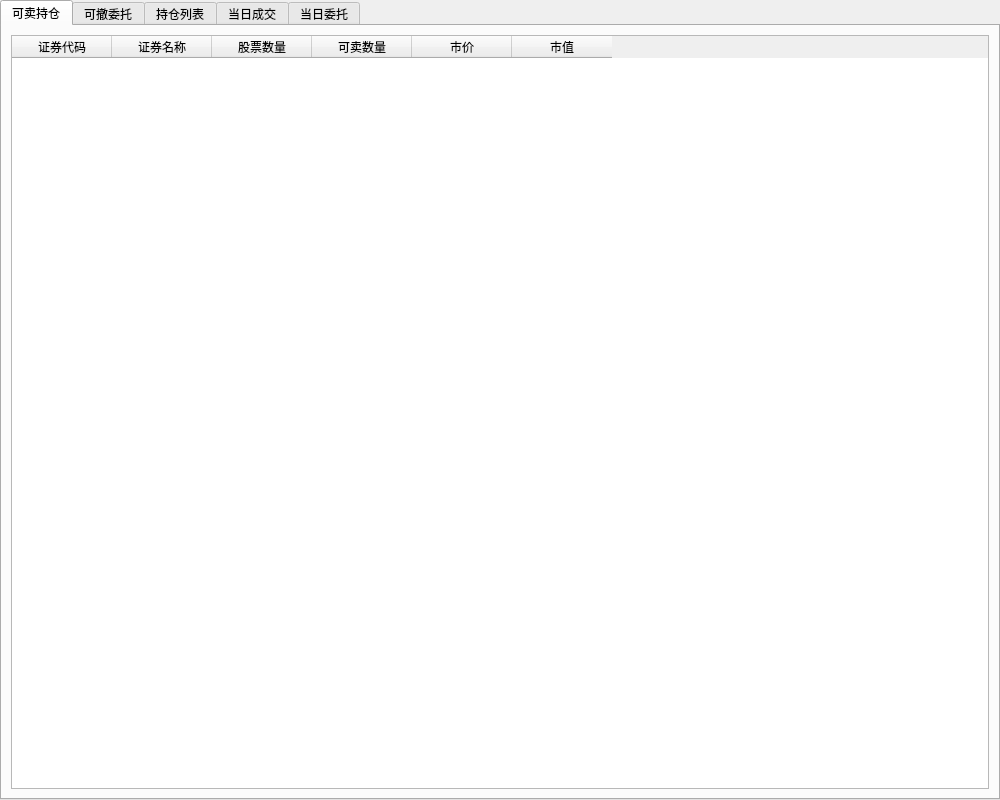
<?xml version="1.0" encoding="UTF-8"?>
<ui version="4.0">
 <class>GuiTradeTab</class>
 <widget class="QTabWidget" name="GuiTradeTab">
  <property name="enabled">
   <bool>true</bool>
  </property>
  <property name="geometry">
   <rect>
    <x>0</x>
    <y>0</y>
    <width>1000</width>
    <height>800</height>
   </rect>
  </property>
  <property name="focusPolicy">
   <enum>Qt::ClickFocus</enum>
  </property>
  <property name="windowTitle">
   <string>TabWidget</string>
  </property>
  <property name="currentIndex">
   <number>0</number>
  </property>
  <widget class="QWidget" name="sellablePositionTab">
   <attribute name="title">
    <string>可卖持仓</string>
   </attribute>
   <layout class="QVBoxLayout" name="verticalLayout_4">
    <item>
     <widget class="QTableWidget" name="sellablePositionTable">
      <property name="styleSheet">
       <string notr="true">selection-background-color: rgb(24, 112, 255);</string>
      </property>
      <property name="editTriggers">
       <set>QAbstractItemView::NoEditTriggers</set>
      </property>
      <property name="selectionMode">
       <enum>QAbstractItemView::SingleSelection</enum>
      </property>
      <property name="selectionBehavior">
       <enum>QAbstractItemView::SelectRows</enum>
      </property>
      <property name="sortingEnabled">
       <bool>true</bool>
      </property>
      <property name="cornerButtonEnabled">
       <bool>false</bool>
      </property>
      <attribute name="verticalHeaderVisible">
       <bool>false</bool>
      </attribute>
      <attribute name="verticalHeaderMinimumSectionSize">
       <number>35</number>
      </attribute>
      <attribute name="verticalHeaderDefaultSectionSize">
       <number>35</number>
      </attribute>
      <column>
       <property name="text">
        <string>证券代码</string>
       </property>
      </column>
      <column>
       <property name="text">
        <string>证券名称</string>
       </property>
      </column>
      <column>
       <property name="text">
        <string>股票数量</string>
       </property>
      </column>
      <column>
       <property name="text">
        <string>可卖数量</string>
       </property>
      </column>
      <column>
       <property name="text">
        <string>市价</string>
       </property>
      </column>
      <column>
       <property name="text">
        <string>市值</string>
       </property>
      </column>
     </widget>
    </item>
   </layout>
  </widget>
  <widget class="QWidget" name="orderTab">
   <attribute name="title">
    <string>可撤委托</string>
   </attribute>
   <layout class="QVBoxLayout" name="verticalLayout_5">
    <property name="sizeConstraint">
     <enum>QLayout::SetDefaultConstraint</enum>
    </property>
    <item>
     <widget class="QTableWidget" name="orderTable">
      <property name="maximumSize">
       <size>
        <width>16777215</width>
        <height>757</height>
       </size>
      </property>
      <property name="styleSheet">
       <string notr="true">selection-background-color: rgb(24, 112, 255);</string>
      </property>
      <property name="editTriggers">
       <set>QAbstractItemView::NoEditTriggers</set>
      </property>
      <property name="selectionBehavior">
       <enum>QAbstractItemView::SelectRows</enum>
      </property>
      <property name="sortingEnabled">
       <bool>true</bool>
      </property>
      <property name="cornerButtonEnabled">
       <bool>false</bool>
      </property>
      <attribute name="verticalHeaderVisible">
       <bool>false</bool>
      </attribute>
      <attribute name="verticalHeaderMinimumSectionSize">
       <number>35</number>
      </attribute>
      <attribute name="verticalHeaderDefaultSectionSize">
       <number>35</number>
      </attribute>
      <attribute name="verticalHeaderStretchLastSection">
       <bool>false</bool>
      </attribute>
      <column>
       <property name="text">
        <string>证券代码</string>
       </property>
      </column>
      <column>
       <property name="text">
        <string>证券名称</string>
       </property>
      </column>
      <column>
       <property name="text">
        <string>价格</string>
       </property>
      </column>
      <column>
       <property name="text">
        <string>数量</string>
       </property>
      </column>
      <column>
       <property name="text">
        <string>操作</string>
       </property>
      </column>
      <column>
       <property name="text">
        <string>委托时间</string>
       </property>
      </column>
     </widget>
    </item>
   </layout>
  </widget>
  <widget class="QWidget" name="positionTab">
   <attribute name="title">
    <string>持仓列表</string>
   </attribute>
   <layout class="QVBoxLayout" name="verticalLayout_3">
    <item>
     <widget class="QTableWidget" name="positionTable">
      <property name="focusPolicy">
       <enum>Qt::TabFocus</enum>
      </property>
      <property name="styleSheet">
       <string notr="true">selection-background-color: rgb(24, 112, 255);</string>
      </property>
      <property name="editTriggers">
       <set>QAbstractItemView::NoEditTriggers</set>
      </property>
      <property name="selectionBehavior">
       <enum>QAbstractItemView::SelectRows</enum>
      </property>
      <property name="sortingEnabled">
       <bool>true</bool>
      </property>
      <property name="cornerButtonEnabled">
       <bool>false</bool>
      </property>
      <attribute name="verticalHeaderVisible">
       <bool>false</bool>
      </attribute>
      <attribute name="verticalHeaderMinimumSectionSize">
       <number>35</number>
      </attribute>
      <attribute name="verticalHeaderDefaultSectionSize">
       <number>35</number>
      </attribute>
      <column>
       <property name="text">
        <string>证券代码</string>
       </property>
      </column>
      <column>
       <property name="text">
        <string>证券名称</string>
       </property>
      </column>
      <column>
       <property name="text">
        <string>股票数量</string>
       </property>
      </column>
      <column>
       <property name="text">
        <string>市价</string>
       </property>
      </column>
      <column>
       <property name="text">
        <string>市值</string>
       </property>
      </column>
     </widget>
    </item>
   </layout>
  </widget>
  <widget class="QWidget" name="tradeTab">
   <property name="enabled">
    <bool>true</bool>
   </property>
   <attribute name="title">
    <string>当日成交</string>
   </attribute>
   <layout class="QVBoxLayout" name="verticalLayout_2">
    <item>
     <widget class="QTableWidget" name="orderTradeTable">
      <property name="enabled">
       <bool>true</bool>
      </property>
      <property name="focusPolicy">
       <enum>Qt::TabFocus</enum>
      </property>
      <property name="styleSheet">
       <string notr="true">selection-background-color: rgb(24, 112, 255);</string>
      </property>
      <property name="editTriggers">
       <set>QAbstractItemView::NoEditTriggers</set>
      </property>
      <property name="selectionBehavior">
       <enum>QAbstractItemView::SelectRows</enum>
      </property>
      <property name="sortingEnabled">
       <bool>true</bool>
      </property>
      <property name="cornerButtonEnabled">
       <bool>false</bool>
      </property>
      <attribute name="verticalHeaderVisible">
       <bool>false</bool>
      </attribute>
      <attribute name="verticalHeaderMinimumSectionSize">
       <number>35</number>
      </attribute>
      <attribute name="verticalHeaderDefaultSectionSize">
       <number>35</number>
      </attribute>
      <column>
       <property name="text">
        <string>成交时间</string>
       </property>
      </column>
      <column>
       <property name="text">
        <string>证券代码</string>
       </property>
      </column>
      <column>
       <property name="text">
        <string>证券名称</string>
       </property>
      </column>
      <column>
       <property name="text">
        <string>操作</string>
       </property>
      </column>
      <column>
       <property name="text">
        <string>成交数量</string>
       </property>
      </column>
      <column>
       <property name="text">
        <string>成交均价</string>
       </property>
      </column>
      <column>
       <property name="text">
        <string>成交金额</string>
       </property>
      </column>
     </widget>
    </item>
   </layout>
  </widget>
  <widget class="QWidget" name="insertTab">
   <property name="enabled">
    <bool>true</bool>
   </property>
   <attribute name="title">
    <string>当日委托</string>
   </attribute>
   <layout class="QVBoxLayout" name="verticalLayout">
    <item>
     <widget class="QTableWidget" name="orderInsertTable">
      <property name="enabled">
       <bool>true</bool>
      </property>
      <property name="focusPolicy">
       <enum>Qt::TabFocus</enum>
      </property>
      <property name="styleSheet">
       <string notr="true">selection-background-color: rgb(24, 112, 255);</string>
      </property>
      <property name="editTriggers">
       <set>QAbstractItemView::NoEditTriggers</set>
      </property>
      <property name="selectionBehavior">
       <enum>QAbstractItemView::SelectRows</enum>
      </property>
      <property name="sortingEnabled">
       <bool>true</bool>
      </property>
      <property name="cornerButtonEnabled">
       <bool>false</bool>
      </property>
      <attribute name="horizontalHeaderShowSortIndicator" stdset="0">
       <bool>true</bool>
      </attribute>
      <attribute name="verticalHeaderVisible">
       <bool>false</bool>
      </attribute>
      <attribute name="verticalHeaderMinimumSectionSize">
       <number>35</number>
      </attribute>
      <attribute name="verticalHeaderDefaultSectionSize">
       <number>35</number>
      </attribute>
      <column>
       <property name="text">
        <string>委托时间</string>
       </property>
      </column>
      <column>
       <property name="text">
        <string>证券代码</string>
       </property>
      </column>
      <column>
       <property name="text">
        <string>证券名称</string>
       </property>
      </column>
      <column>
       <property name="text">
        <string>操作</string>
       </property>
      </column>
      <column>
       <property name="text">
        <string>委托数量</string>
       </property>
      </column>
      <column>
       <property name="text">
        <string>成交数量</string>
       </property>
      </column>
      <column>
       <property name="text">
        <string>撤销数量</string>
       </property>
      </column>
      <column>
       <property name="text">
        <string>委托价格</string>
       </property>
      </column>
     </widget>
    </item>
   </layout>
  </widget>
 </widget>
 <resources/>
 <connections>
  <connection>
   <sender>sellablePositionTable</sender>
   <signal>itemPressed(QTableWidgetItem*)</signal>
   <receiver>GuiTradeTab</receiver>
   <slot>UserSelectPosition(QTableWidgetItem*)</slot>
   <hints>
    <hint type="sourcelabel">
     <x>71</x>
     <y>122</y>
    </hint>
    <hint type="destinationlabel">
     <x>139</x>
     <y>377</y>
    </hint>
   </hints>
  </connection>
 </connections>
 <slots>
  <slot>UserSelectPosition(QTableWidgetItem*)</slot>
 </slots>
</ui>
